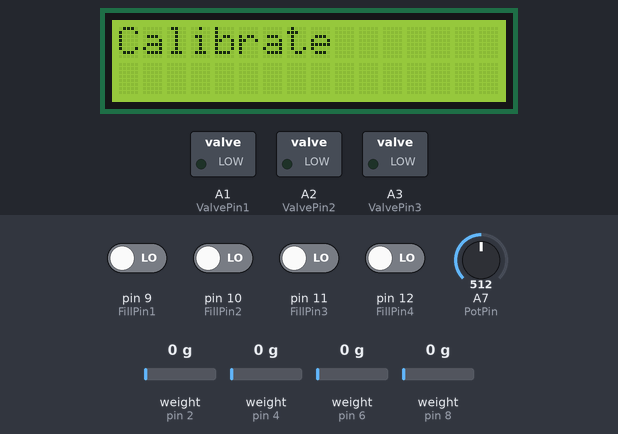
A sketch run on a simulated Arduino Nano, built with avr-gcc and run on an emulated ATmega328P. Shown: 16×2 character LCD, switched loads named in the sketch (green lamp = pin HIGH). Inputs (shaded band) come from the test bench; at power-on: pin 9 (FillPin1), pin 10 (FillPin2), pin 11 (FillPin3), pin 12 (FillPin4) LOW, weight on the scale (sensors on pin 2, pin 4, pin 6, pin 8) 0 g, A7 (PotPin) = 512.

Above: at 5.1 s.
At 17.9 s:
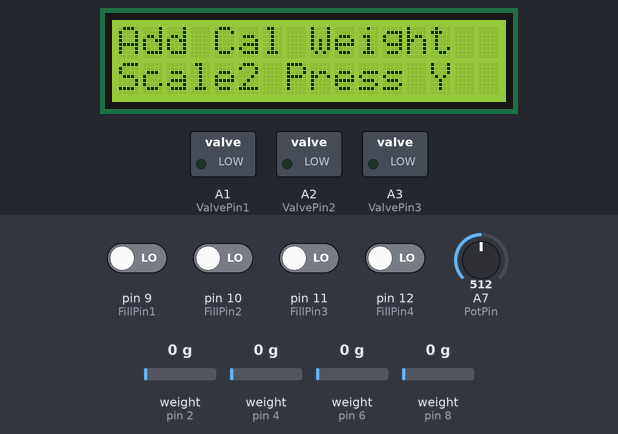
18.0 s: weight on the scale (sensor on pin 2) set to 10 g
30.8 s: weight on the scale (sensor on pin 2) set to 13 g
At 32.3 s:
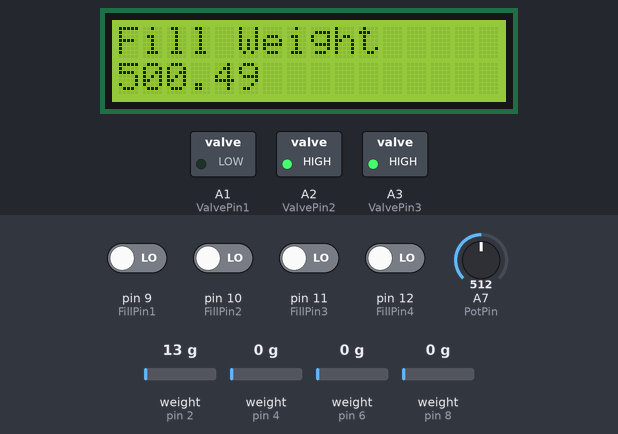
43.6 s: weight on the scale (sensor on pin 4) set to 10 g
56.4 s: weight on the scale (sensor on pin 4) set to 13 g
At 57.4 s:
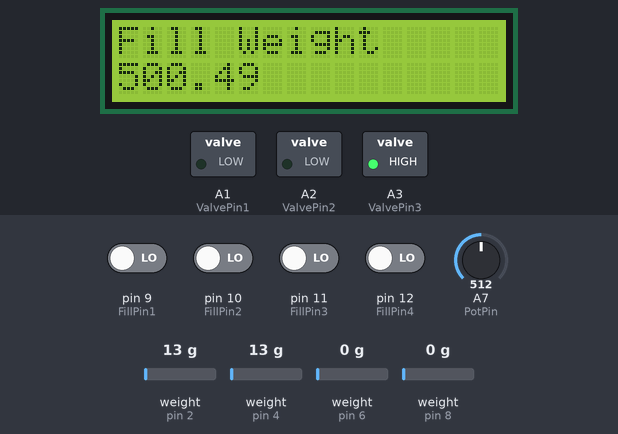
70.4 s: weight on the scale (sensor on pin 6) set to 10 g
83.2 s: weight on the scale (sensor on pin 6) set to 13 g
At 84.7 s:
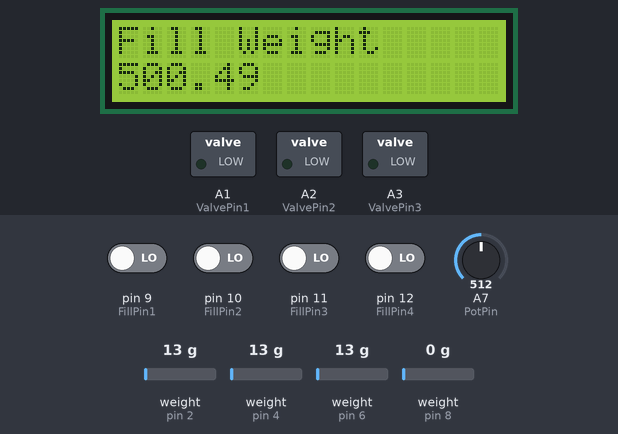
Timing chart, 0 to 86.2 s (numbered marks = the images above; inputs shaded):
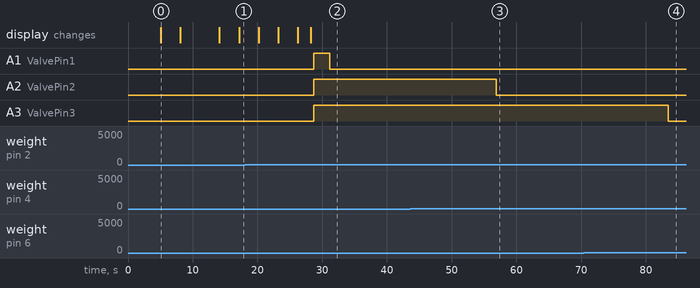

Measured:
- the behaviour switches between 11 and 12 g on weight on the scale (sensor on pin 2) (found by bisection; images 1 and 2)
- the behaviour switches between 11 and 12 g on weight on the scale (sensor on pin 4) (found by bisection; images 2 and 3)
- the behaviour switches between 11 and 12 g on weight on the scale (sensor on pin 6) (found by bisection; images 3 and 4)
- after the input at 30.8 s, A1 (ValvePin1): HIGH → LOW after 0.39 s
- after the input at 43.6 s, every drawn part: stays the same
- after the input at 56.4 s, A2 (ValvePin2): HIGH → LOW after 0.51 s
- after the input at 70.4 s, every drawn part: stays the same
- after the input at 83.2 s, A3 (ValvePin3): HIGH → LOW after 0.27 s
- what the display in image 0 shows lasts 3.0 s, from 5.1 s to 8.1 s

The sketch:

Rejex_Fill_Machine_Rev1.ino
```cpp
#include "HX711.h"
#include <Wire.h>
#include <LiquidCrystal_I2C.h>
//I2C pins declaration
LiquidCrystal_I2C lcd(0x27, 16, 2);

double m_1;
double b_1;
double y0_1;
double y1_1;
double x0_1;
double x1_1;
double m_2;
double b_2;
double y0_2;
double y1_2;
double x0_2;
double x1_2;
double m_3;
double b_3;
double y0_3;
double y1_3;
double x0_3;
double x1_3;
double m_4;
double b_4;
double y0_4;
double y1_4;
double x0_4;
double x1_4;
const byte DOUT1 = 2;
const byte CLK1 = 1;
const byte DOUT2 = 4;
const byte CLK2 = 3;
const byte DOUT3 = 6;
const byte CLK3 = 5;
const byte DOUT4 = 8;
const byte CLK4 = 7;
const byte FillPin1 = 9;
const byte FillPin2 = 10;
const byte FillPin3 = 11;
const byte FillPin4 = 12;
const byte YesPin = 13;
const byte ValvePin1 = A1;
const byte ValvePin2 = A2;
const byte ValvePin3 = A3;
const byte ValvePin4 = A6;
const byte PotPin = A7;
const byte NoPin = 0;
int FillButton1 = 0;         // variable for reading the pushbutton status
int FillButton2 = 0;
int FillButton3 = 0;
int FillButton4 = 0;
  //  int FillState1 = 0;
  //  int FillState2 = 0;
  //  int FillState3 = 0;
  //  int FillState4 = 0;
//  int ValvePin1 = 0;
//  int ValvePin2 = 0;
//  int ValvePin3 = 0;
//  int ValvePin4 = 0;
  double fillwtlimit = 0;
  double potval = 0;
  double CurrentBottleWt1 = 0;
  double CurrentBottleWt2 = 0;
  double CurrentBottleWt3 = 0;
  double CurrentBottleWt4 = 0;
  double NewBottleWtAve1 = 0;
  double NewBottleWtAve2 = 0;
  double NewBottleWtAve3 = 0;
  double NewBottleWtAve4 = 0;
  double PrevBottleWtAve1 = 0;
  double PrevBottleWtAve2 = 0;
  double PrevBottleWtAve3 = 0;
  double PrevBottleWtAve4 = 0;
  int FillStartFlag1 = 0;
  int FillStartFlag2 = 0;
  int FillStartFlag3 = 0;
  int FillStartFlag4 = 0;
  int NoPinRead = 0;
  int YesPinRead = 0;
  int Yes_No = 0;
  long Temp = 0;

HX711 scale1;
HX711 scale2;
HX711 scale3;
HX711 scale4;


void setup() {

  lcd.begin();//Initializing display
  lcd.backlight();//To Power ON the back light
  //lcd.backlight();// To Power OFF the back light

  Serial.begin(9600);
  //Reading Calibration Factor from EEPROM

  // initialize the pins as an input or output:
  pinMode(FillPin1, INPUT);
  pinMode(FillPin2, INPUT);
  pinMode(FillPin3, INPUT);
  pinMode(FillPin4, INPUT);
  pinMode(NoPin, INPUT);
  pinMode(YesPin, INPUT);
  pinMode(ValvePin1, OUTPUT);
  pinMode(ValvePin2, OUTPUT);
  pinMode(ValvePin3, OUTPUT);
  pinMode(ValvePin4, OUTPUT);
  pinMode(PotPin, INPUT); // wire potentiometer center post to A7 analog in

  scale1.begin(DOUT1, CLK1);
  //scale1.set_scale(calibration_factor1); //This value is obtained by using the SparkFun_HX711_Calibration sketch
  //scale1.tare(); //Assuming there is no weight on the scale at start up, reset the scale to 0

  scale2.begin(DOUT2, CLK2);
  //scale2.set_scale(calibration_factor2); //This value is obtained by using the SparkFun_HX711_Calibration sketch
  //scale2.tare(); //Assuming there is no weight on the scale at start up, reset the scale to 0

  scale3.begin(DOUT3, CLK3);
  //scale3.set_scale(calibration_factor3); //This value is obtained by using the SparkFun_HX711_Calibration sketch
  //scale3.tare(); //Assuming there is no weight on the scale at start up, reset the scale to 0

  scale4.begin(DOUT4, CLK4);

  delay(5000);

    y0_1=0.0;
    y0_2=0.0;
    y0_3=0.0;
    y0_4=0.0;
    y1_1=0.314;
    y1_2=y1_1;
    y1_3=y1_1;
    y1_4=y1_1;


  // Calibration Routine
  lcd.clear();//Clean the screen
  lcd.setCursor(0,0);
  lcd.print("Calibrate");
  delay(3000);

  YesPinRead = 0;
  NoPinRead = 0;

    lcd.setCursor(0,0); //Defining positon to write from first row,first column .
    lcd.print("Empty Scales");
    lcd.setCursor(0,1);
    lcd.print("Press Y");

    while (YesPinRead=0) {
    YesPinRead=digitalRead(YesPin);
    Serial.print("Remove all weights from scale and press 'Yes' button");
    }

    delay(2000);
    x0_1=scale1.get_units(10);
    x0_2=scale2.get_units(10);
    x0_3=scale3.get_units(10);
    x0_4=scale4.get_units(10);

    lcd.clear();//Clean the screen
    lcd.setCursor(0,0);
    lcd.print("Add Cal Weight");
    lcd.setCursor(0,1);
    lcd.print("Scale1 Press Y");
    while (YesPinRead=0) {
      YesPinRead=digitalRead(YesPin);
    }
    delay(2000);
    x1_1 = scale1.get_units(10);
    m_1=(y1_1-y0_1)/(x1_1-x0_1);
    b_1=((y0_1*x1_1)-(y1_1*x0_1))/(x1_1-x0_1);

    lcd.clear();//Clean the screen
    lcd.setCursor(0,0);
    lcd.print("Add Cal Weight");
    lcd.setCursor(0,1);
    lcd.print("Scale2 Press Y");
    while (YesPinRead=0) {
      YesPinRead=digitalRead(YesPin);
    }
    delay(2000);
    x1_2 = scale2.get_units(10);
    m_2=(y1_2-y0_2)/(x1_2-x0_2);
    b_2=((y0_2*x1_2)-(y1_2*x0_2))/(x1_2-x0_2);

    lcd.clear();//Clean the screen
    lcd.setCursor(0,0);
    lcd.print("Add Cal Weight");
    lcd.setCursor(0,1);
    lcd.print("Scale3 Press Y");
    while (YesPinRead=0) {
      YesPinRead=digitalRead(YesPin);
    }
    delay(2000);
    x1_3 = scale3.get_units(10);
    m_3=(y1_3-y0_3)/(x1_3-x0_3);
    b_3=((y0_3*x1_3)-(y1_3*x0_3))/(x1_3-x0_3);

    lcd.clear();//Clean the screen
    lcd.setCursor(0,0);
    lcd.print("Add Cal Weight");
    lcd.setCursor(0,1);
    lcd.print("Scale4 Press Y");
    while (YesPinRead=0) {
      YesPinRead=digitalRead(YesPin);
    }
    delay(2000);
    x1_4 = scale4.get_units(10);
    m_4=(y1_4-y0_4)/(x1_4-x0_4);
    b_4=((y0_4*x1_4)-(y1_4*x0_4))/(x1_4-x0_4);

  lcd.clear();//Clean the screen
  lcd.setCursor(0,0);
  lcd.print("Machine Ready");
  lcd.setCursor(0,1);
  lcd.print("");
  delay(2000);

  PrevBottleWtAve1 = 0.0;
  PrevBottleWtAve2 = 0.0;
  PrevBottleWtAve3 = 0.0;
  PrevBottleWtAve4 = 0.0;

}

void loop() {

  // read the input on analog PotPin from potentiometer for fillwt calc:
  int potval = analogRead(PotPin);
  // potval ranges 0 to 1023 and convert to ounces range 0 to 1000 grams;
  float fillwtlimit = potval * (1000.0 / 1023.0);
  lcd.clear();//Clean the screen
  lcd.setCursor(0,0);
  lcd.print("Fill Weight");
  lcd.setCursor(0,1);
  lcd.print(fillwtlimit);

  // read fill buttons;
  FillButton1 = digitalRead(FillPin1);
  FillButton2 = digitalRead(FillPin2);
  FillButton3 = digitalRead(FillPin3);
  FillButton4 = digitalRead(FillPin4);

  if (FillStartFlag1 = 1) {
    FillStartFlag1 = FillStartFlag1;
  }
  else {
    FillStartFlag1 = FillButton1;
  }

  if (FillStartFlag2 = 1) {
    FillStartFlag2 = FillStartFlag2;
  }
  else {
    FillStartFlag2 = FillButton2;
  }

  if (FillStartFlag3 = 1) {
    FillStartFlag3 = FillStartFlag3;
  }
  else {
    FillStartFlag3 = FillButton3;
  }

  if (FillStartFlag4 = 1) {
    FillStartFlag4 = FillStartFlag4;
  }
  else {
    FillStartFlag4 = FillButton4;
  }

  // read load cells
  double CurrentBottleWt1 = scale1.get_units(1); //scale.get_units() returns a float
  double CurrentBottleWt2 = scale2.get_units(1); //scale.get_units() returns a float
  double CurrentBottleWt3 = scale3.get_units(1); //scale.get_units() returns a float
  double CurrentBottleWt4 = scale4.get_units(1); //scale.get_units() returns a float
  double NewBottleWtAve1 = (0.9 * PrevBottleWtAve1)+(0.1 * CurrentBottleWt1);
  double NewBottleWtAve2 = (0.9 * PrevBottleWtAve2)+(0.1 * CurrentBottleWt2);
  double NewBottleWtAve3 = (0.9 * PrevBottleWtAve3)+(0.1 * CurrentBottleWt3);
  double NewBottleWtAve4 = (0.9 * PrevBottleWtAve4)+(0.1 * CurrentBottleWt4);

  // open and close values
  if ((FillStartFlag1 = 1) && (NewBottleWtAve1 <= fillwtlimit)) {
    digitalWrite(ValvePin1, HIGH);
  }
  else {
    digitalWrite(ValvePin1, LOW);
    FillStartFlag1 = 0;
  }
  if ((FillStartFlag2 = 1) && (NewBottleWtAve2 <= fillwtlimit)) {
    digitalWrite(ValvePin2, HIGH);
  }
  else {
    digitalWrite(ValvePin2, LOW);
    FillStartFlag2 = 0;
  }
  if ((FillStartFlag3 = 1) && (NewBottleWtAve3 <= fillwtlimit)) {
    digitalWrite(ValvePin3, HIGH);
  }
  else {
    digitalWrite(ValvePin3, LOW);
    FillStartFlag3 = 0;
  }
  if ((FillStartFlag4 = 1) && (NewBottleWtAve4 <= fillwtlimit)) {
    digitalWrite(ValvePin4, HIGH);
  }
  else {
    digitalWrite(ValvePin4, LOW);
    FillStartFlag4 = 0;
  }

}
```
